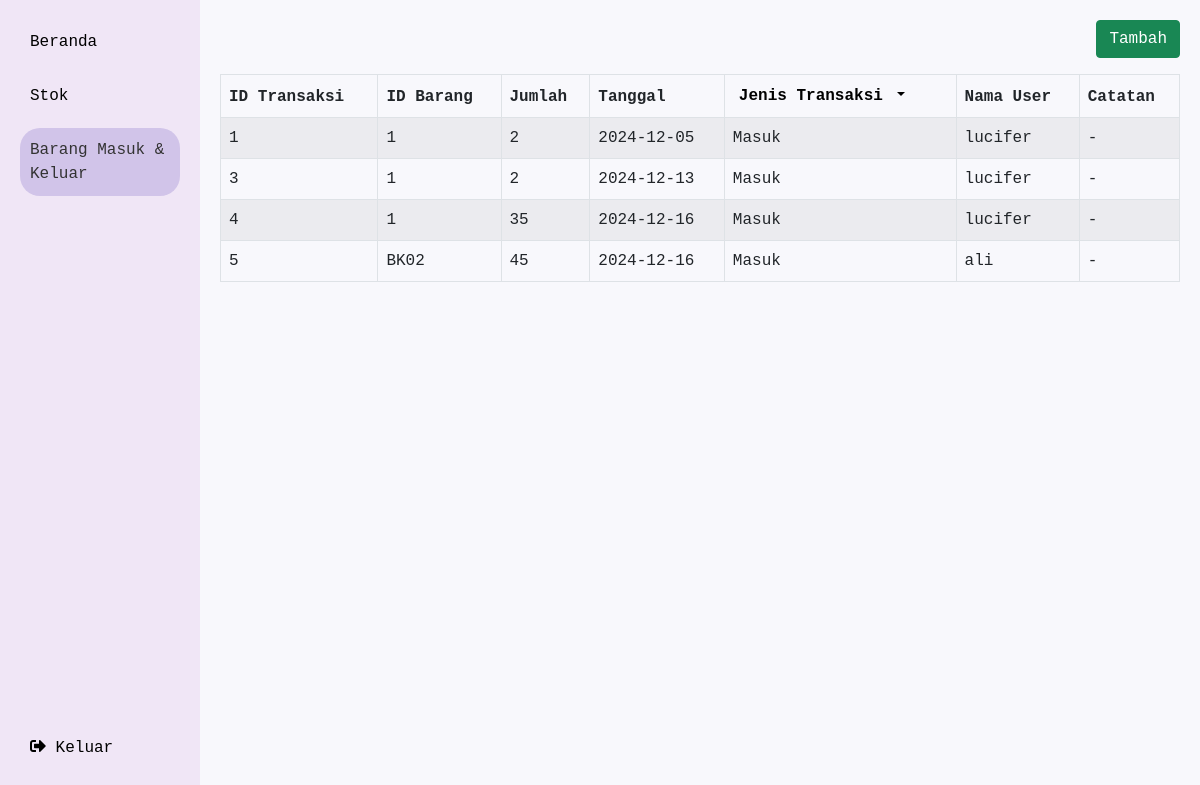
/staff/mk.php?jenis=masuk, run on an earlier commit of the app's database.
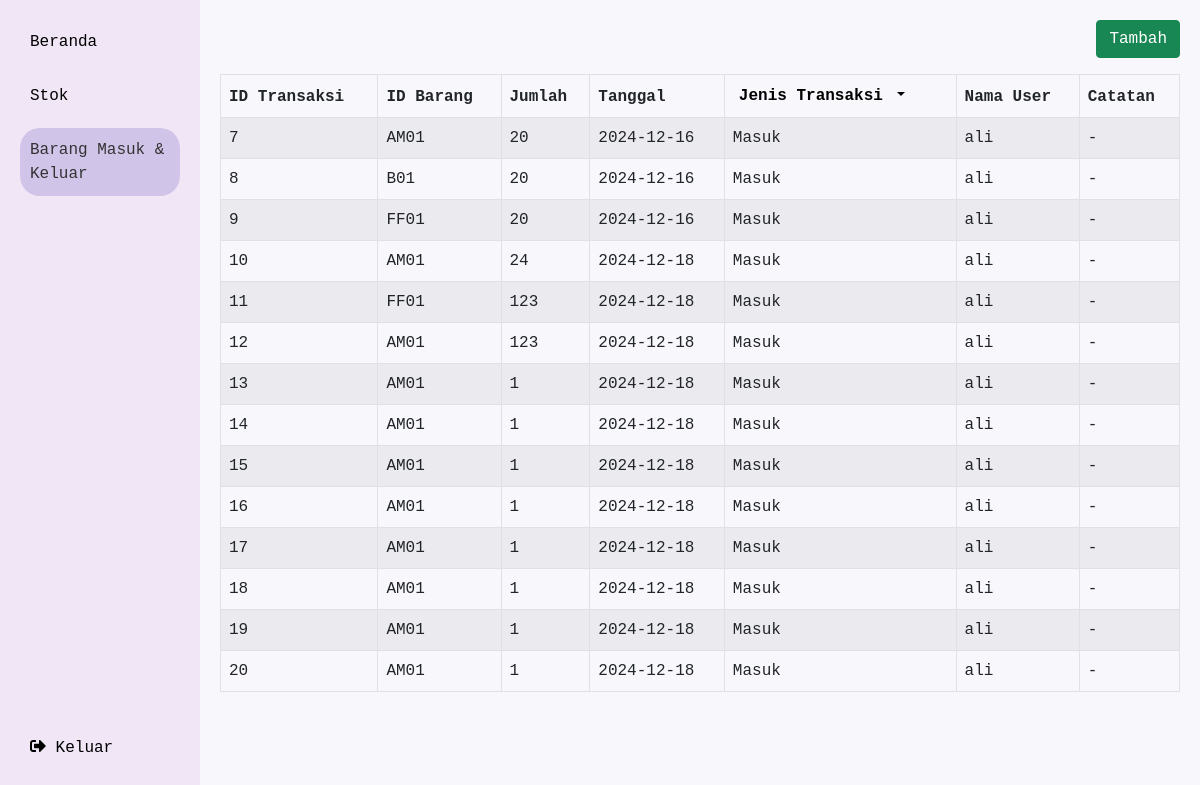
And on a later commit of the database.
### tables this page shows
CREATE TABLE `transaksi_masuk` (
  `id_barang` varchar(50) NOT NULL,
  `id_transaksi_masuk` int(11) NOT NULL,
  `id_user` int(11) NOT NULL,
  `jumlah_masuk` int(11) NOT NULL,
  `tanggal_masuk` date NOT NULL
);

CREATE TABLE `user` (
  `id_user` int(11) NOT NULL,
  `nama` varchar(255) NOT NULL,
  `username` varchar(255) NOT NULL,
  `password` varchar(255) NOT NULL,
  `role` enum('admin','staff') NOT NULL
);

### staff/MK.php (the view, shortened to what this page needs)
<!DOCTYPE html>
<?php include"../koneksi.php"; ?>
<html lang="en">
<head>
    <link rel="stylesheet" href="https://cdnjs.cloudflare.com/ajax/libs/font-awesome/5.15.3/css/all.min.css">
    <link href="https://cdn.jsdelivr.net/npm/bootstrap@5.0.2/dist/css/bootstrap.min.css" rel="stylesheet">
</head>
<body>
    <div class="container-fluid">
        <div class="row">
            <div class="col-lg-2 col-xl-2 col-md-4 col-sm-6 sidebar">
                <a href="dashboard.php">Beranda</a>
                <a href="stok.php">Stok</a>
                <a style="background-color: #d1c4e9; color: #333; border-radius: 20px;" href="#">Barang Masuk & Keluar</a>
                <a href="../l.php" class="logout" style="width: 80%;" ><i class="fas fa-sign-out-alt"></i> Keluar</a>
            </div>
            <div class="col-lg-10 col-xl-10 col-md-8 col-sm-6 content">
                <table class="table table-striped">
                    <thead>
                        <button type="button" name="tammk" class="btn btn-success float-end" data-bs-toggle="modal" data-bs-target="#tamtam" >Tambah</button>
                    </thead>
                    <?php
                $jenis = $_GET['jenis'] ?? 'all';
                if ($jenis == 'masuk') {
                $query = "SELECT
                    tm.id_transaksi_masuk AS id_transaksi,
                    tm.id_barang,
                    tm.jumlah_masuk AS jumlah,
                    tm.tanggal_masuk AS tanggal,
                    'Masuk' AS jenis_transaksi,
                    u.nama AS nama_user,
                    NULL AS catatan
                FROM transaksi_masuk tm
                JOIN user u ON tm.id_user = u.id_user";
                }
                    $stmt = $conn->prepare($query);
                    $stmt->execute();
                    $transaksi = $stmt->fetchAll(PDO::FETCH_ASSOC);
                    ?>
                    <table id="example" class="table table-striped table-bordered">
                        <thead>
                            <tr>
                                <th>ID Transaksi</th>
                                <th>ID Barang</th>
                                <th>Jumlah</th>
                                <th>Tanggal</th>
                                <th>
                                    <div class="dropdown">
                                    <button type="button" style="background:none;border:none;" class="fw-bold dropdown-toggle" data-bs-toggle="dropdown">
                                        Jenis Transaksi
                                    </button>
                                    </div>
                                </th>
                                <th>Nama User</th>
                                <th>Catatan</th>
                            </tr>
                        </thead>
                        <tbody>
                            <?php
                            foreach ($transaksi as $data) { ?>
                                 <tr>
                                        <td> <?= $data['id_transaksi']; ?> </td>
                                        <td><?= $data['id_barang']; ?>  </td>
                                        <td><?= $data['jumlah'] ?>  </td>
                                        <td><?= $data['tanggal'] ?>  </td>
                                        <td><?= $data['jenis_transaksi'] ?>  </td>
                                        <td><?= $data['nama_user'] ?>  </td>
                                        <td><?= ($data['catatan'] ?? '-') ?>  </td>
                                    </tr>
                           <?php }
                            ?>
                        </tbody>
                    </table>
                </table>
            </div>
        </div>
    </div>
</body>
</html>

What changed in the data, as far as the page shows it:
removed transaksi_masuk: id_transaksi_masuk "1", id_barang "1", jumlah_masuk "2", tanggal_masuk "2024-12-05", jenis_transaksi "Masuk", id_user.nama "lucifer", catatan "-"
removed transaksi_masuk: id_transaksi_masuk "3", id_barang "1", jumlah_masuk "2", tanggal_masuk "2024-12-13", jenis_transaksi "Masuk", id_user.nama "lucifer", catatan "-"
removed transaksi_masuk: id_transaksi_masuk "4", id_barang "1", jumlah_masuk "35", tanggal_masuk "2024-12-16", jenis_transaksi "Masuk", id_user.nama "lucifer", catatan "-"
removed transaksi_masuk: id_transaksi_masuk "5", id_barang "BK02", jumlah_masuk "45", tanggal_masuk "2024-12-16", jenis_transaksi "Masuk", id_user.nama "ali", catatan "-"
added transaksi_masuk: id_transaksi_masuk "7", id_barang "AM01", jumlah_masuk "20", tanggal_masuk "2024-12-16", jenis_transaksi "Masuk", id_user.nama "ali", catatan "-"
added transaksi_masuk: id_transaksi_masuk "8", id_barang "B01", jumlah_masuk "20", tanggal_masuk "2024-12-16", jenis_transaksi "Masuk", id_user.nama "ali", catatan "-"
added transaksi_masuk: id_transaksi_masuk "9", id_barang "FF01", jumlah_masuk "20", tanggal_masuk "2024-12-16", jenis_transaksi "Masuk", id_user.nama "ali", catatan "-"
added transaksi_masuk: id_transaksi_masuk "10", id_barang "AM01", jumlah_masuk "24", tanggal_masuk "2024-12-18", jenis_transaksi "Masuk", id_user.nama "ali", catatan "-"
added transaksi_masuk: id_transaksi_masuk "11", id_barang "FF01", jumlah_masuk "123", tanggal_masuk "2024-12-18", jenis_transaksi "Masuk", id_user.nama "ali", catatan "-"
added transaksi_masuk: id_transaksi_masuk "12", id_barang "AM01", jumlah_masuk "123", tanggal_masuk "2024-12-18", jenis_transaksi "Masuk", id_user.nama "ali", catatan "-"
added transaksi_masuk: id_transaksi_masuk "13", id_barang "AM01", jumlah_masuk "1", tanggal_masuk "2024-12-18", jenis_transaksi "Masuk", id_user.nama "ali", catatan "-"
added transaksi_masuk: id_transaksi_masuk "14", id_barang "AM01", jumlah_masuk "1", tanggal_masuk "2024-12-18", jenis_transaksi "Masuk", id_user.nama "ali", catatan "-"
added transaksi_masuk: id_transaksi_masuk "15", id_barang "AM01", jumlah_masuk "1", tanggal_masuk "2024-12-18", jenis_transaksi "Masuk", id_user.nama "ali", catatan "-"
added transaksi_masuk: id_transaksi_masuk "16", id_barang "AM01", jumlah_masuk "1", tanggal_masuk "2024-12-18", jenis_transaksi "Masuk", id_user.nama "ali", catatan "-"
added transaksi_masuk: id_transaksi_masuk "17", id_barang "AM01", jumlah_masuk "1", tanggal_masuk "2024-12-18", jenis_transaksi "Masuk", id_user.nama "ali", catatan "-"
added transaksi_masuk: id_transaksi_masuk "18", id_barang "AM01", jumlah_masuk "1", tanggal_masuk "2024-12-18", jenis_transaksi "Masuk", id_user.nama "ali", catatan "-"
added transaksi_masuk: id_transaksi_masuk "19", id_barang "AM01", jumlah_masuk "1", tanggal_masuk "2024-12-18", jenis_transaksi "Masuk", id_user.nama "ali", catatan "-"
added transaksi_masuk: id_transaksi_masuk "20", id_barang "AM01", jumlah_masuk "1", tanggal_masuk "2024-12-18", jenis_transaksi "Masuk", id_user.nama "ali", catatan "-"
